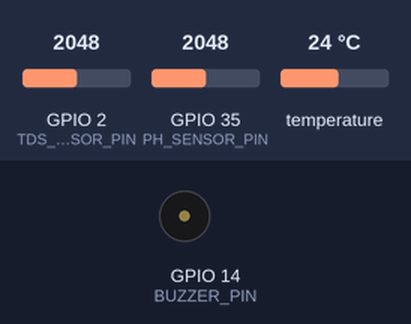
This sketch was run on a simulated ESP32. On the bench: buzzer (waves = sounding, pin HIGH). The inputs (shaded band) are chosen by the test bench; at power-on: GPIO 2 (TDS_SENSOR_PIN) = 2048, GPIO 35 (PH_SENSOR_PIN) = 2048, temperature 24 °C. WiFi joins after 1.5 s; servers stay silent unless stated; the local clock reads 2024-03-15 10:24:30 at power-on unless the sketch sets it; what the sketch prints to the serial monitor is not drawn.

Above: at 0.1 s.
At 2.3 s:
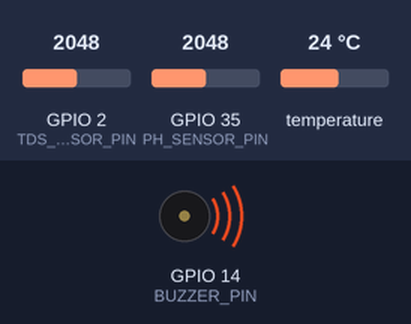
Timing chart, 0 to 3.8 s (numbered marks = the images above):
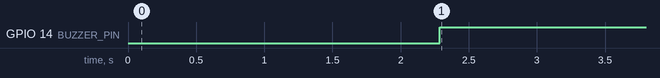

The sketch:

TA_LOREN.ino
```cpp
#include <WiFi.h>
#include <FirebaseESP32.h>
#include <WiFiUdp.h>
#include <OneWire.h>
#include <DallasTemperature.h>

// Ganti kredensial kamu
#define WIFI_SSID "NAMA_WIFI"
#define WIFI_PASSWORD "PASSWORD_WIFI"

#define FIREBASE_HOST "https://ta-loren-default-rtdb.asia-southeast1.firebasedatabase.app/"
#define FIREBASE_AUTH "AIzaSyBf6qlzdo5PAftRJQGugwH6dYnr6-3jpq0"

// Pin sensor
#define TDS_SENSOR_PIN 2
#define PH_SENSOR_PIN 35
#define BUZZER_PIN 14
#define ONE_WIRE_BUS 4

#define VREF 3.3
#define ADC_MAX 4095.0
#define MAX_TDS 500.0

// Kalibrasi
float tdsCalibrationFactor = 1.0;
float phCalibrationOffset = 0.0;
float phTemperatureComp = 0.03;

const char* ntpServer = "pool.ntp.org";
const long gmtOffset_sec = 7 * 3600;  // Waktu Indonesia Barat (WIB)
const int daylightOffset_sec = 0;

OneWire oneWire(ONE_WIRE_BUS);
DallasTemperature sensors(&oneWire);
FirebaseData firebaseData;

void calibratePH(float knownPH, float voltage);

void setup() {
  Serial.begin(115200);
  pinMode(BUZZER_PIN, OUTPUT);
  digitalWrite(BUZZER_PIN, LOW);
  sensors.begin();

  WiFi.begin(WIFI_SSID, WIFI_PASSWORD);
  Serial.print("Menghubungkan ke WiFi");
  while (WiFi.status() != WL_CONNECTED) {
    delay(500);
    Serial.print(".");
  }
  Serial.println("\nTerhubung ke WiFi");

  Firebase.begin(FIREBASE_HOST, FIREBASE_AUTH);
  Firebase.reconnectWiFi(true);

  configTime(gmtOffset_sec, daylightOffset_sec, ntpServer);
  struct tm timeinfo;
  if (getLocalTime(&timeinfo)) {
    Serial.print("Waktu saat ini: ");
    Serial.println(&timeinfo, "%A, %B %d %Y %H:%M:%S");
  } else {
    Serial.println("Gagal mendapatkan waktu NTP.");
  }

  Serial.println("Ketik perintah: kalibratePH [nilai pH]");
}

void loop() {
  int tdsRaw = analogRead(TDS_SENSOR_PIN);
  float tdsValue = tdsRaw * tdsCalibrationFactor;

  sensors.requestTemperatures();
  float temperature = sensors.getTempCByIndex(0);

  int phRaw = analogRead(PH_SENSOR_PIN);
  float voltagePH = phRaw * (VREF / ADC_MAX);
  float phValue = (voltagePH * 14.0 / 3.0) + phCalibrationOffset;
  float tempDiff = temperature - 25.0;
  phValue -= (phTemperatureComp * tempDiff);

  struct tm timeinfo;
  time_t epochTime;
  if (getLocalTime(&timeinfo)) {
    epochTime = mktime(&timeinfo);
  } else {
    epochTime = millis() / 1000;
    Serial.println("Gagal dapat NTP time, fallback ke millis.");
  }

  Serial.printf("TDS: %.2f, Suhu: %.2f, pH: %.2f, Time: %lu\n", tdsValue, temperature, phValue, epochTime);

  digitalWrite(BUZZER_PIN, tdsValue > MAX_TDS ? HIGH : LOW);

  FirebaseJson tdsJson;
  tdsJson.set("value", tdsValue);
  tdsJson.set("timestamp", (unsigned long)epochTime);
  Firebase.pushJSON(firebaseData, "/sensors/tds", tdsJson);

  FirebaseJson tempJson;
  tempJson.set("value", temperature);
  tempJson.set("timestamp", (unsigned long)epochTime);
  Firebase.pushJSON(firebaseData, "/sensors/temperature", tempJson);

  FirebaseJson phJson;
  phJson.set("value", phValue);
  phJson.set("timestamp", (unsigned long)epochTime);
  Firebase.pushJSON(firebaseData, "/sensors/ph", phJson);

  if (Serial.available()) {
    String command = Serial.readStringUntil('\n');
    command.trim();
    if (command.startsWith("kalibratePH")) {
      float inputPH = command.substring(12).toFloat();
      calibratePH(inputPH, voltagePH);
    }
  }

  delay(60000); // Setiap 1 menit
}

void calibratePH(float knownPH, float voltage) {
  float estimatedPH = voltage * 14.0 / 3.0;
  phCalibrationOffset = knownPH - estimatedPH;
  Serial.print("Offset pH baru: ");
  Serial.println(phCalibrationOffset, 4);
}
```

Measured:
- by itself, GPIO 14 (BUZZER_PIN): LOW → HIGH at 2.3 s
